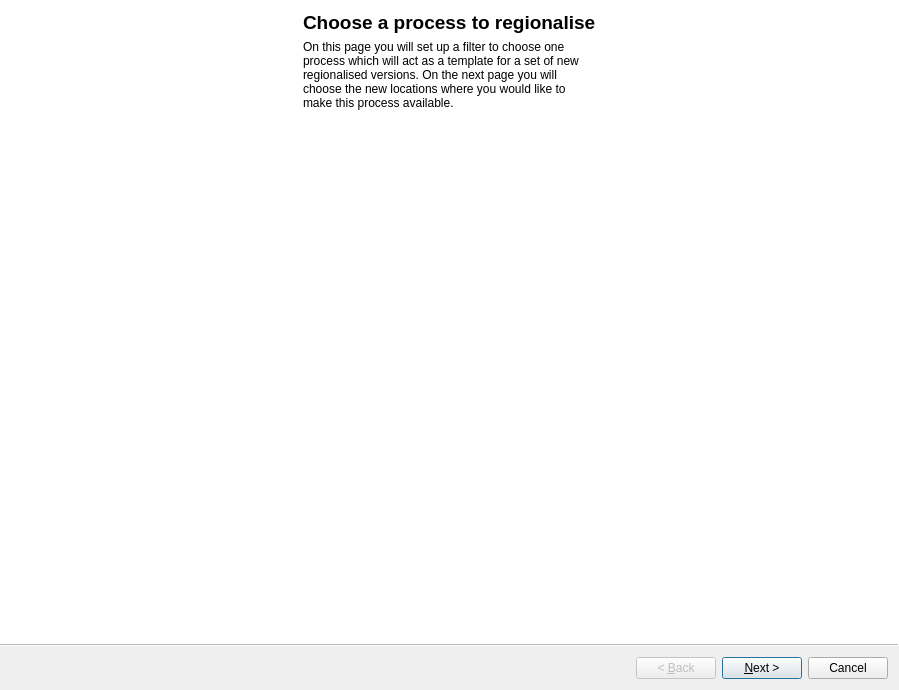
<?xml version="1.0" encoding="UTF-8"?>
<ui version="4.0">
 <class>RegionalisationWizard</class>
 <widget class="QWizard" name="RegionalisationWizard">
  <property name="geometry">
   <rect>
    <x>0</x>
    <y>0</y>
    <width>899</width>
    <height>690</height>
   </rect>
  </property>
  <property name="windowTitle">
   <string>Regionalisation Wizard</string>
  </property>
  <property name="wizardStyle">
   <enum>QWizard::ModernStyle</enum>
  </property>
  <property name="options">
   <set>QWizard::HelpButtonOnRight</set>
  </property>
  <widget class="QWizardPage" name="wizardPage1">
   <layout class="QGridLayout" name="gridLayout">
    <item row="0" column="0">
     <layout class="QVBoxLayout" name="verticalLayout_2">
      <item>
       <widget class="QLabel" name="label_2">
        <property name="maximumSize">
         <size>
          <width>16777215</width>
          <height>30</height>
         </size>
        </property>
        <property name="font">
         <font>
          <pointsize>14</pointsize>
          <weight>75</weight>
          <bold>true</bold>
         </font>
        </property>
        <property name="text">
         <string>Choose a process to regionalise</string>
        </property>
       </widget>
      </item>
      <item>
       <widget class="QLabel" name="label">
        <property name="maximumSize">
         <size>
          <width>16777215</width>
          <height>70</height>
         </size>
        </property>
        <property name="text">
         <string>On this page you will set up a filter to choose one process which will act as a template for a set of new regionalised versions. On the next page you will choose the new locations where you would like to make this process available.</string>
        </property>
        <property name="alignment">
         <set>Qt::AlignLeading|Qt::AlignLeft|Qt::AlignVCenter</set>
        </property>
        <property name="wordWrap">
         <bool>true</bool>
        </property>
       </widget>
      </item>
      <item>
       <layout class="QGridLayout" name="filterLayout"/>
      </item>
     </layout>
    </item>
   </layout>
  </widget>
  <widget class="QWizardPage" name="wizardPage2">
   <widget class="QWidget" name="verticalLayoutWidget_2">
    <property name="geometry">
     <rect>
      <x>11</x>
      <y>11</y>
      <width>713</width>
      <height>441</height>
     </rect>
    </property>
    <layout class="QVBoxLayout" name="verticalLayout_3">
     <item>
      <widget class="QLabel" name="label_3">
       <property name="maximumSize">
        <size>
         <width>16777215</width>
         <height>30</height>
        </size>
       </property>
       <property name="font">
        <font>
         <pointsize>14</pointsize>
         <weight>75</weight>
         <bold>true</bold>
        </font>
       </property>
       <property name="text">
        <string>Choose the new location(s) for this process</string>
       </property>
      </widget>
     </item>
     <item>
      <widget class="QLabel" name="label_4">
       <property name="maximumSize">
        <size>
         <width>16777215</width>
         <height>70</height>
        </size>
       </property>
       <property name="text">
        <string>On this page you will choose the new locations where you would like to make this process available. 

Locations where that process already exists have automatically been disabled.</string>
       </property>
       <property name="alignment">
        <set>Qt::AlignLeading|Qt::AlignLeft|Qt::AlignVCenter</set>
       </property>
       <property name="wordWrap">
        <bool>true</bool>
       </property>
      </widget>
     </item>
     <item>
      <layout class="QGridLayout" name="locationLayout"/>
     </item>
    </layout>
   </widget>
  </widget>
  <widget class="QWizardPage" name="wizardPage">
   <widget class="QWidget" name="verticalLayoutWidget_3">
    <property name="geometry">
     <rect>
      <x>11</x>
      <y>11</y>
      <width>711</width>
      <height>431</height>
     </rect>
    </property>
    <layout class="QVBoxLayout" name="verticalLayout_4">
     <item>
      <widget class="QLabel" name="label_5">
       <property name="maximumSize">
        <size>
         <width>16777215</width>
         <height>30</height>
        </size>
       </property>
       <property name="font">
        <font>
         <pointsize>14</pointsize>
         <weight>75</weight>
         <bold>true</bold>
        </font>
       </property>
       <property name="text">
        <string>Review your choices</string>
       </property>
      </widget>
     </item>
     <item>
      <widget class="QLabel" name="label_6">
       <property name="maximumSize">
        <size>
         <width>16777215</width>
         <height>70</height>
        </size>
       </property>
       <property name="text">
        <string>On this page you will check that you're happy with the regionalisation about to be carried out.</string>
       </property>
       <property name="alignment">
        <set>Qt::AlignLeading|Qt::AlignLeft|Qt::AlignVCenter</set>
       </property>
       <property name="wordWrap">
        <bool>true</bool>
       </property>
      </widget>
     </item>
     <item>
      <layout class="QFormLayout" name="formLayout">
       <item row="0" column="0">
        <widget class="QLabel" name="processDescriptionLabel">
         <property name="font">
          <font>
           <weight>75</weight>
           <bold>true</bold>
          </font>
         </property>
         <property name="text">
          <string>Base process:</string>
         </property>
        </widget>
       </item>
       <item row="1" column="0">
        <widget class="QLabel" name="label_8">
         <property name="font">
          <font>
           <weight>75</weight>
           <bold>true</bold>
          </font>
         </property>
         <property name="text">
          <string>New locations:</string>
         </property>
        </widget>
       </item>
       <item row="0" column="1">
        <widget class="QLabel" name="processLabel">
         <property name="text">
          <string>Not specified</string>
         </property>
        </widget>
       </item>
       <item row="1" column="1">
        <widget class="QLabel" name="locationLabel">
         <property name="text">
          <string>Not specified</string>
         </property>
        </widget>
       </item>
      </layout>
     </item>
    </layout>
   </widget>
  </widget>
 </widget>
 <resources/>
 <connections/>
</ui>
